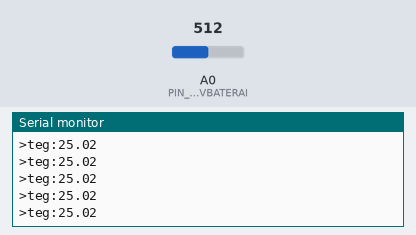
Simulated run of this program. Board: Arduino Uno, built with avr-gcc and run on an emulated ATmega328P. Parts: the last lines printed to the serial monitor. Inputs (shaded band) come from the test bench; at power-on: A0 (PIN_SENSOR_VBATERAI) = 512.

Above: at 1.2 s.
1.3 s: A0 (PIN_SENSOR_VBATERAI) set to 716
At 1.33 s:
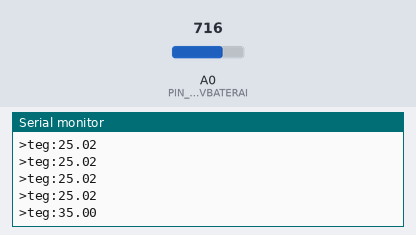
2.8 s: A0 (PIN_SENSOR_VBATERAI) set to 900
At 2.84 s:
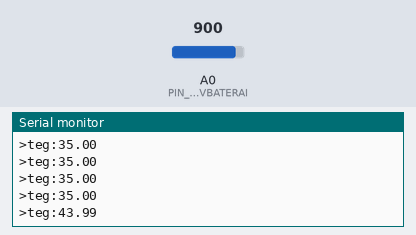
Timing chart, 0 to 5.8 s (numbered marks = the images above; inputs shaded):
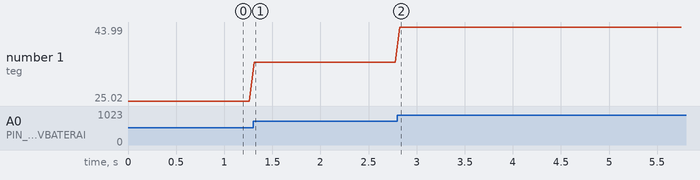

The program:

main.cpp
```cpp
#include <Arduino.h>

#define PIN_SENSOR_VBATERAI  A0
#define R1 4500.0
#define R2 500.0


uint16_t data_adc_10bit=0;
float tegangan_baterai=0;
uint16_t datake=1;

void setup() {
  Serial.begin(115200);
  Serial.println("Program membaca tegangan baterai");
}

void loop() {
  // baca sensor A0(vbat), simpan pada var data_adc_10bit
  data_adc_10bit = analogRead(PIN_SENSOR_VBATERAI);

  // hitung tegangan baterai
  tegangan_baterai = (data_adc_10bit * 5.0 / 1023.0) * ((R1 + R2) / R2);

  // Serial.println(String(datake++) +". data_adc_10bit = ["+String(data_adc_10bit)+"]");

  // monitoring via serial pio
  // Serial.println(String(datake++) +". tegangan_baterai = ["+String(tegangan_baterai,2)+"] Volt");

  // monitoring via serial ploter
  Serial.println(">teg:"+String(tegangan_baterai,2));

  delay(50);
}
```

Measured:
- after the input at 1.3 s, the serial monitor: prints a new line at once (image 1)
- after the input at 2.8 s, the serial monitor: prints a new line at once (image 2)
- plotted number 1: 25.02 → 35 after the input at 1.3 s, 35 → 43.99 after the input at 2.8 s
